Frame 1 (no input): blank canvas, image omitted
Frame 60 (the mouse pressed at the canvas centre just before this capture): blank canvas, image omitted
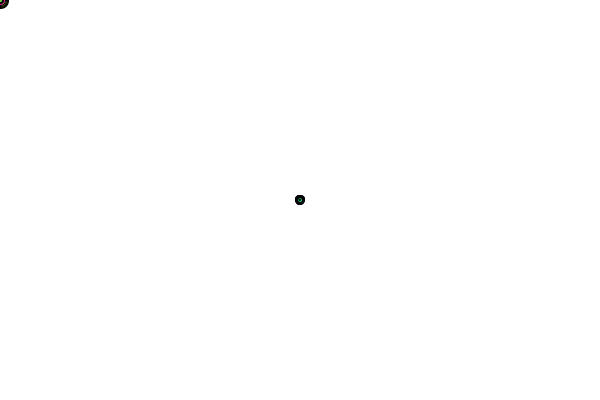
Frame 120 (the mouse held since frame 60 and released just before this capture)

The Processing sketch whose frames 1 and 60 were blank and that drew this single picture after the mouse press (run headless with seeded random() and noise(); from frame 60 on, the mouse is pressed at the canvas centre):

// Processing sketch: processing_111659
// ── processing_111659.pde

void setup(){
  size(600, 400);
  background(255);
  smooth(1);
}
 
int n = 100;
int dir = 1;
float Size;
 
void draw(){ 
  fill(512-n,512-n,n);
  color randomColor =color(random(255),random(255),random(255)); 
  float randomSize = random(-3,3);
  Size = Size + randomSize;
  circle (mouseX, mouseY, Size, randomColor);
}


void circle(float x, float y, float size, color color1) {
 fill(color1);
 ellipse(mouseX, mouseY, Size, Size);
  if(n == 0 || n == 512)
  {
   dir = dir * -1;
  }
  n = n + dir;
}
